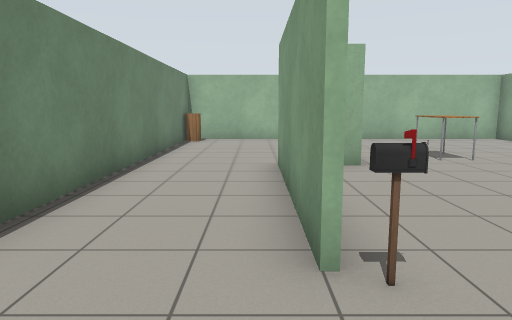
view 1 (above)

12 first-person views from a walk through a world built for the Gazebo simulator. The camera is 1.2 m above the floor, tilts 8° down and sees 70° across. The floor is counted in squares, 1 m on a side. Each view is taken from the middle of a square. On the plan, view 1 faces up. The plan holds only what a view shows up to about 14 squares ahead; the rest is blank. Gazebo's built-in surfaces are drawn with simple patterns. Some surface patterns are stand-ins.

view 2
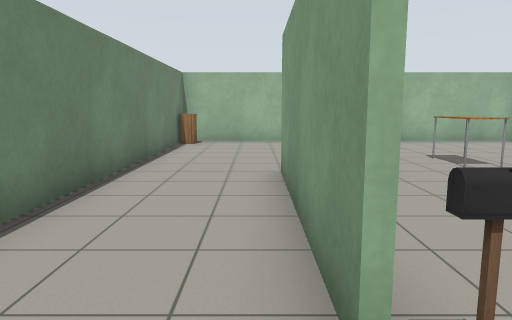

view 3
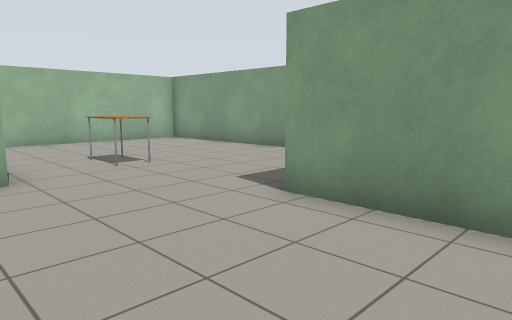

view 4
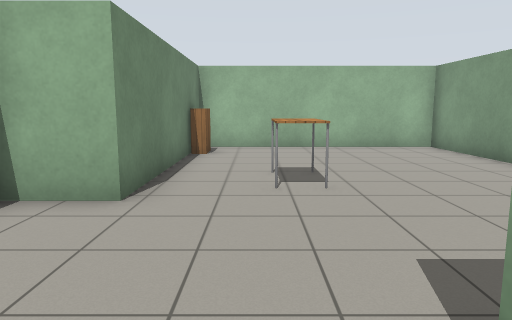

view 5
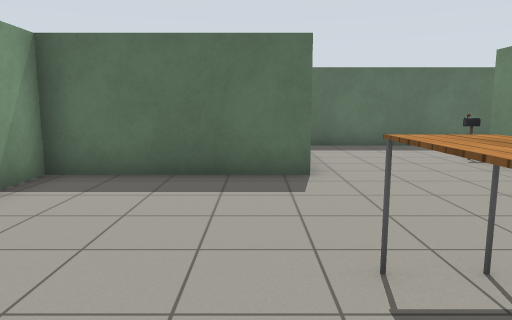

view 6
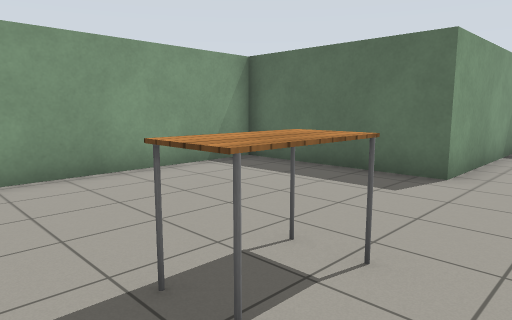

view 7
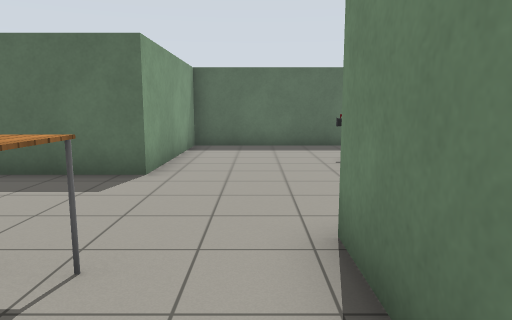

view 8
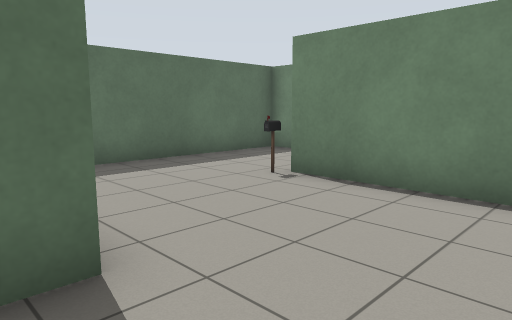

view 9
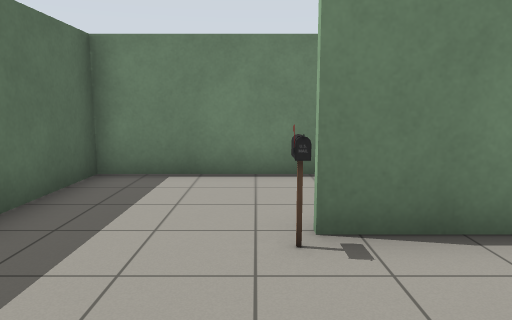

view 10
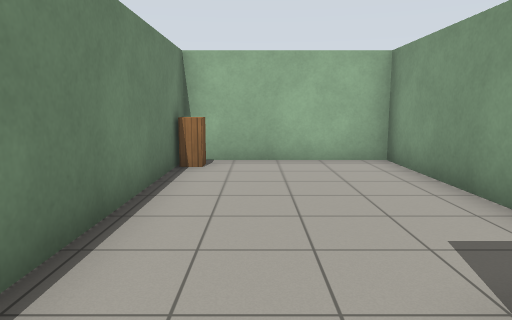

view 11
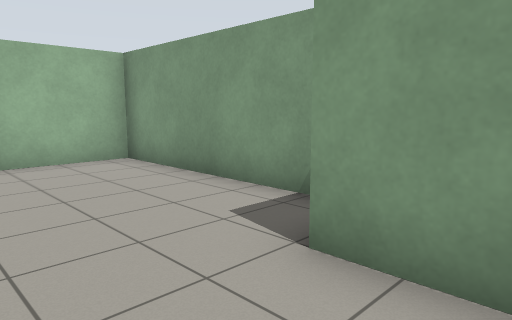

view 12
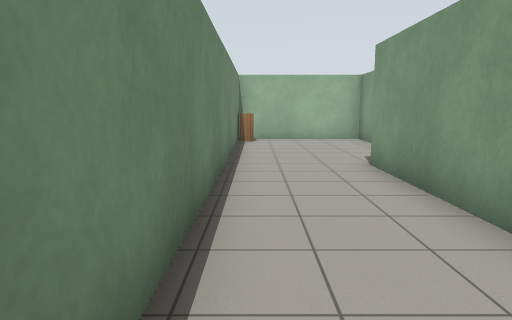

### Floor plan
Points are (right, up) in squares from view 1. A wall is a line through its corners. A room is listed if a view was taken in it or the views show most of it. See-through windows are left out.
Room 1 (views 1, 2, 3, 4, 5, 6, 7, 8, 9, 10, 11, 12)
walls: (2.1, 9) (2.1, 14.6); (0.6, 6.1) (0.6, 2.5); (5, 4.4) (9.9, 4.4) (9.5, 14.5) (-2.7, 14.5) (-2.7, -0.9) (5, -0.9) (5, 4.4); (0.5, 2.5) (0.5, 7.9); (2.2, 14.5) (2.2, 7.7) (0.6, 7.7)
objects: cabinet (-2, 14); postbox (1, 2); bookshelf (2, 13); table (5, 9) to (5, 10)

Positions as (right, up) in squares from view 1, and headings:
1: (0, 0), facing up
2: (0, 1), facing up
3: (1, 1), facing up-right
4: (4, 3), facing up
5: (6, 11), facing down
6: (3, 11), facing down-right
7: (3, 11), facing down
8: (6, 7), facing down-left
9: (4, 2), facing left
10: (-1, 6), facing up
11: (-2, 6), facing up-right
12: (-2, 0), facing up
